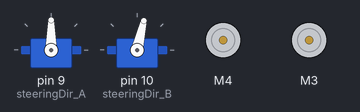
Bench run of a sketch on a simulated Arduino Uno, built with avr-gcc and run on an emulated ATmega328P. Parts: 2 × servo, 2 × DC motor (green arrow = forward, orange = backward, longer = faster).

Above: at 0.15 s.
At 4.11 s:
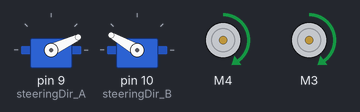
At 9.9 s:
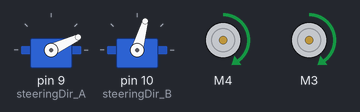
At 19.64 s:
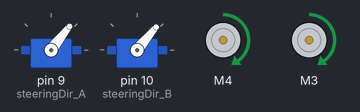
At 29.39 s:
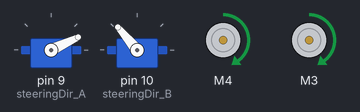
At 39.75 s:
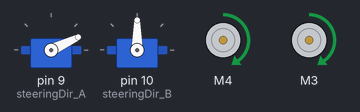
Timing chart, 0 to 40.0 s (numbered marks = the images above):
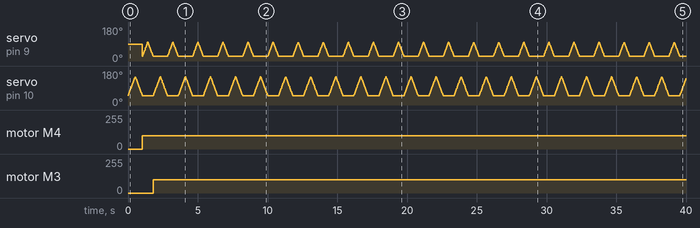

The sketch:

actuation.ros.ino
```cpp
/*
 * General program(node) to control all LEVONS actuations.
 * This includes controlling and monitoring all output variables.
 * One of the objective of this node is to make it event
 * driven and to use less libaries as possible.
 * This programs appears to ROS as a node.
 * The major output variables are:
 *
 * /////////////////////////////// MOTORS.. //////////////////////
 * /////////////////////////////// LAMPS  //////////////////////
 * /////////////////////////////// SERVOS.. //////////////////////
 * /////////////////////////////// RGBs   //////////////////////
 * /////////////////////////////// BUZZER.. //////////////////////
 *
 * A shift register will be used to control the lamps.
 * Note that the motor driver used here was the L293D,
 * this could be replaced with others making sure you understand
 * the motors architecture.
 *
 * ////////////////////////////// STEERING ANGLE DATA FOR LEVON100 ///////////////////////////
 *
 * MIN_A = 25
 * MAX_A = 100
 *
 * MIN_B = 20;
 * MAX_B = 140;
 *
 * Program written by Asongna Brilan Nso N. Property of LEVON.
 */

////////////// required libaries //////////////
#include <ros.h>
#include <AFMotor.h>  // libary to control motors. Just for testing.
#include <Servo.h>

// servo motors for steering.
Servo steeringDir_A;
Servo steeringDir_B;

int steeringAng_A = 0;  //variable to hold the required steering angles.
int steeringAng_B = 0;  // ranges from 0 - 140 degrees

int set_speed = 100;  //using the  L293D, the min set_speed should be 100

//int pos = 20; // for testing the functionality of the servos

// buzzer for communication
#define buzz 5

////////////////////////////////// motors ////////////////////////////////
AF_DCMotor motorDir_A(3);
AF_DCMotor motorDir_B(4);

////////////////////////////////// LAMPS ////////////////////////////////

////////////////////////////////// RGB  /////////////////////////////////

/////////////////////////////////// void setup //////////////////////////
void setup()
{
  Serial.begin(9600);
  steeringDir_A.attach(9);  // digital PMW pin ports for either arduino UNo, NANO or MEGA
  steeringDir_B.attach(10);

  //turning on motors
  motorDir_B.setSpeed(set_speed);
  motorDir_A.setSpeed(set_speed);
}

////////////////////////////////// void loop ///////////////////////////
void loop()
{
  steering_B_test();
  steering_A_test();
}

void steering_A_test()
{
  for (steeringAng_A = 25; steeringAng_A <= 100; steeringAng_A++)
  {
    steeringDir_A.write(steeringAng_A);
    delay(5);
  }

  for (steeringAng_A = 100; steeringAng_A >= 25; steeringAng_A--)
  {
    steeringDir_A.write(steeringAng_A);
    delay(5);
  }

  motorDir_A.run(FORWARD);
}

void steering_B_test()
{
  //steeringDir_B.write(steeringAng_B);

  for (steeringAng_B=50; steeringAng_B <= 150; steeringAng_B++)
  {
    steeringDir_B.write(steeringAng_B);
    delay(5);
  }

  for (steeringAng_B=150; steeringAng_B >= 50; steeringAng_B--)
  {
    steeringDir_B.write(steeringAng_B);
    delay(5);
  }

  motorDir_B.run(FORWARD);
}
```

Measured:
- by itself, motor M4: stopped → forward 100/255 at 1.0 s
- by itself, motor M3: stopped → forward 100/255 at 1.8 s
